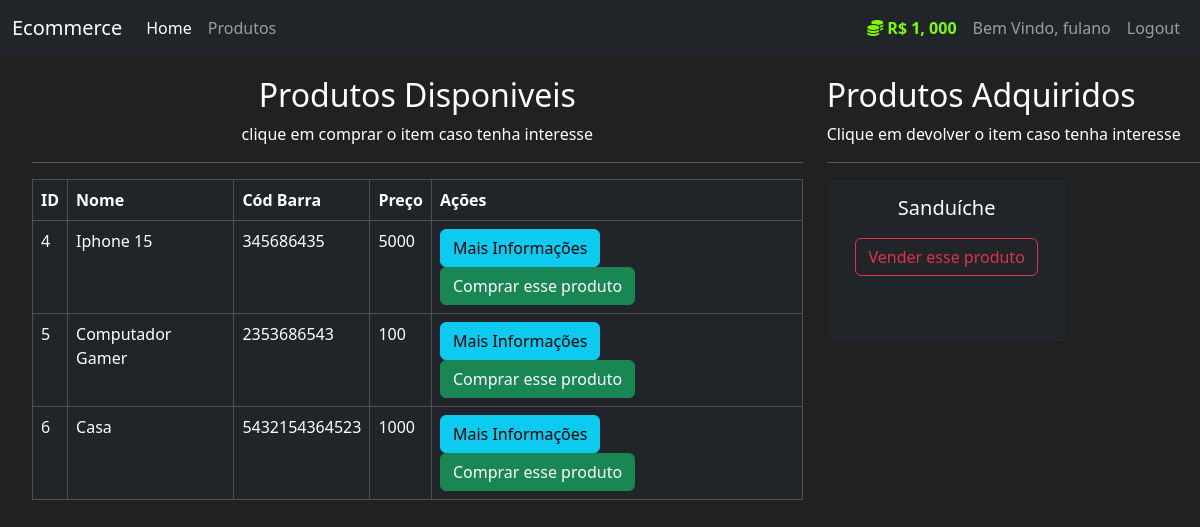
Page /produtos (signed in) on the committed database.
### mercado/models.py (models this page shows, shortened)
class User(db.Model, UserMixin):
    id = db.Column(db.Integer, primary_key=True)
    usuario = db.Column(db.String(length=30), nullable=False, unique = True)
    email = db.Column(db.String(length=50), nullable=False, unique = True)
    senha = db.Column(db.String(length=60), nullable=False, unique = True)
    valor = db.Column(db.Integer, nullable=False, default=5000)
    itens = db.relationship('Item', backref='dono_user',lazy=True)
    @property
    def formataValor(self):
        if len(str(self.valor)) >= 4:
            return f"R$ {str(self.valor)[:-3]}, {str(self.valor)[-3:]}"
        else:
            return f"R$ {self.valor}"
    @property
    def senhacrip(self):
        return self.senhacrip

class Item(db.Model):
    id = db.Column(db.Integer,primary_key=True)
    nome = db.Column(db.String(length=30),nullable=False, unique=True)
    preco = db.Column(db.Integer,nullable=False)
    cod_barra = db.Column(db.String(length=12),nullable=False, unique=True)
    descricao = db.Column(db.String(length=1024),nullable=False, unique=True)
    dono = db.Column(db.Integer, db.ForeignKey('user.id'))

### mercado/routes.py (the view, shortened to what this page needs)
@app.route('/produtos', methods=['GET', 'POST'])
@login_required
def page_produto():
    compra_form = CompraProdutoForm()
    venda_form = VendaProdutoForm()
    itens = Item.query.filter_by(dono=None)
    dono_itens = Item.query.filter_by(dono=current_user.id)
    return render_template("produtos.html", itens=itens, compra_form=compra_form, dono_itens=dono_itens, venda_form=venda_form)

### mercado/models.py (called while the page is built)
@login_manager.user_loader
def load_user(user_id):
    return User.query.get(int(user_id))

### mercado/templates/produtos.html (shortened to what this page needs)
{% extends 'base.html' %}
{% block conteudo %}
    <div class="row" style="margin-top: 20px; margin-left: 20px;">
        <div class="col-8">
            <h2 style="text-align: center;">Produtos Disponiveis</h2>
            <p style="text-align: center;">clique em comprar o item caso tenha interesse</p>
            <hr>
            <table class="table table-hover table-dark table-bordered">
                <thead>
                    <tr>
                        <th scope="col">ID</th>
                        <th scope="col">Nome</th>
                        <th scope="col">Cód Barra</th>
                        <th scope="col">Preço</th>
                        <th scope="col">Ações</th>
                    </tr>
                </thead>
                <tbody>
                    {% for item in itens %}
                    <tr>
                        <td>{{item.id}}</td>
                        <td>{{item.nome}}</td>
                        <td>{{item.cod_barra}}</td>
                        <td>{{item.preco}}</td>
                        <td>
                            <button data-bs-toggle="modal" data-bs-target="#exampleModal-{{item.id}}" class="btn btn-outline btn-info">Mais Informações</button>
                            <button data-bs-toggle="modal" data-bs-target="#exampleModalCompra-{{item.id}}" class="btn btn-outline btn-success">Comprar esse produto</button>
                        </td>
                    </tr>
                    {% endfor %}
                </tbody>
            </table>
        </div>
        <div class="col-4">
            <h2>Produtos Adquiridos</h2>
            <p>Clique em devolver o item caso tenha interesse</p>
            <hr>
            {% for dono_item in dono_itens %}
              <div class="col-md-6">
                <div class="card text-center bg-dark" style="width: 15rem;">
                  <div class="card-body">
                    <h5 class="card-title" style="color: white;">{{dono_item.nome}}</h5>
                    <button style="margin-bottom: 10px; margin-top: 10px;" data-bs-toggle="modal" data-bs-target="#exampleModalVenda-{{ dono_item.id }}" class="btn btn-outline-danger" type="button">
                      Vender esse produto
                    </button>
                    <p>
                      <strong>
                      </strong>
                    </p>
                  </div>
                </div>
              </div>
            {% endfor %}
          </div>
      </div>
{% endblock %}

### mercado/templates/base.html (shortened to what this page needs)
<!DOCTYPE html>
<html lang="en">
<head>
    <link rel="stylesheet" href="https://cdn.jsdelivr.net/npm/bootstrap@5.3.3/dist/css/bootstrap.min.css"
        rel="stylesheet"
>
</head>
<body>
    <nav class="navbar navbar-expand-lg navbar-dark bg-dark">
        <div class="container-fluid">
            <a class="navbar-brand" href="#">Ecommerce</a>
            <div class="collapse navbar-collapse" id="navbarSupportedContent">
                <div class="navbar-nav me-auto">
                    <a class="nav-link active" aria-current="page" href="{{url_for('page_home')}}">Home</a>
                    <a class="nav-link" href="{{url_for('page_produto')}}">Produtos</a>
                </div>
                {% if current_user.is_authenticated %}
                <div class="navbar-nav ms-auto">
                    <a class="nav-link" style="color:lawngreen; font-weight: bold;">
                        <i class="fas fa-coins"></i>
                        {{ current_user.formataValor }}
                    </a>
                    <a class="nav-link">Bem Vindo, {{ current_user.usuario }}</a>
                    <a class="nav-link" href="{{url_for('page_logout')}}">Logout</a>
                </div>
                {% else %}
                <div class="navbar-nav ms-auto">
                    <a class="nav-link" href="{{url_for('page_login')}}">Login</a>
                    <a class="nav-link" href="{{url_for('page_cadastro')}}">Cadastro</a>
                </div>
                {% endif %}
            </div>
        </div>
    </nav>
    {% block conteudo %}
    {% endblock %}
</body>
</html>

### mercado/templates/base.html (style rules this page uses)
body { background-color: #212121; color: white; }

### rows in the picture
User: formataValor "R$ 1, 000", usuario "fulano"
Item: id "4", nome "Iphone 15", cod_barra "345686435", preco "5000"
Item: id "5", nome "Computador Gamer", cod_barra "2353686543", preco "100"
Item: id "6", nome "Casa", cod_barra "5432154364523", preco "1000"
Item: nome "Sanduíche"
